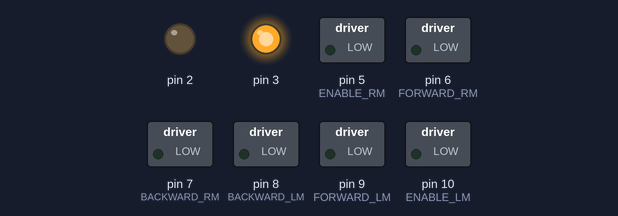
Bench run of a sketch on a simulated Arduino Uno, built with avr-gcc and run on an emulated ATmega328P. On the bench: switched loads named in the sketch (green lamp = pin HIGH), output pins drawn as LEDs (lit = HIGH).

Above: at 1.0 s.
At 3.0 s:
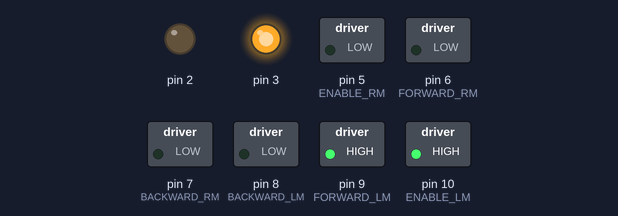
Timing chart, 0 to 4.6 s (numbered marks = the images above):
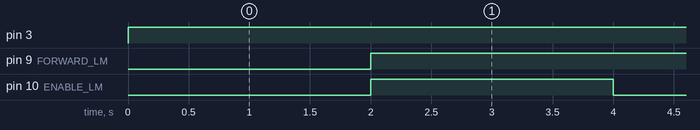

Measured:
- by itself, pin 3: LOW → HIGH at 0.00 s
- by itself, pin 9 (FORWARD_LM): LOW → HIGH at 2.0 s
- by itself, pin 10 (ENABLE_LM): alternates HIGH for 2.0 s and LOW for 2.0 s

The sketch:

test_robot_turn.ino
```cpp
//DC motor init

#define ENABLE_RM 5
#define FORWARD_RM 6
#define BACKWARD_RM 7

#define ENABLE_LM 10
#define FORWARD_LM 9
#define BACKWARD_LM 8


void setup(){
	//Setup DC motors ports

    pinMode(ENABLE_RM,OUTPUT);
    pinMode(FORWARD_RM,OUTPUT);
    pinMode(BACKWARD_RM,OUTPUT);

    pinMode(ENABLE_LM,OUTPUT);
    pinMode(FORWARD_LM,OUTPUT);
    pinMode(BACKWARD_LM,OUTPUT);

	pinMode(2,OUTPUT);
	pinMode(3,OUTPUT);
	digitalWrite(2,LOW);
}

void loop() {

	digitalWrite(3, HIGH);

    delay(2000);
		//Drive robot forward
		/*  	analogWrite(ENABLE_LM,90);
			digitalWrite(FORWARD_RM,HIGH);
			digitalWrite(BACKWARD_RM,LOW); */

			analogWrite(ENABLE_LM,255);
			digitalWrite(FORWARD_LM,HIGH);
			digitalWrite(BACKWARD_LM,LOW);

    delay(2000);
		// analogWrite(ENABLE_RM,255);
		// digitalWrite(FORWARD_RM,HIGH);
		// digitalWrite(BACKWARD_RM,LOW);

		// analogWrite(ENABLE_LM,255);
		// digitalWrite(FORWARD_LM,LOW);
		// digitalWrite(BACKWARD_LM,HIGH);

		//delay(600);

		//digitalWrite(3,LOW);

		digitalWrite(ENABLE_RM,LOW);
		digitalWrite(ENABLE_LM,LOW);

}
```
